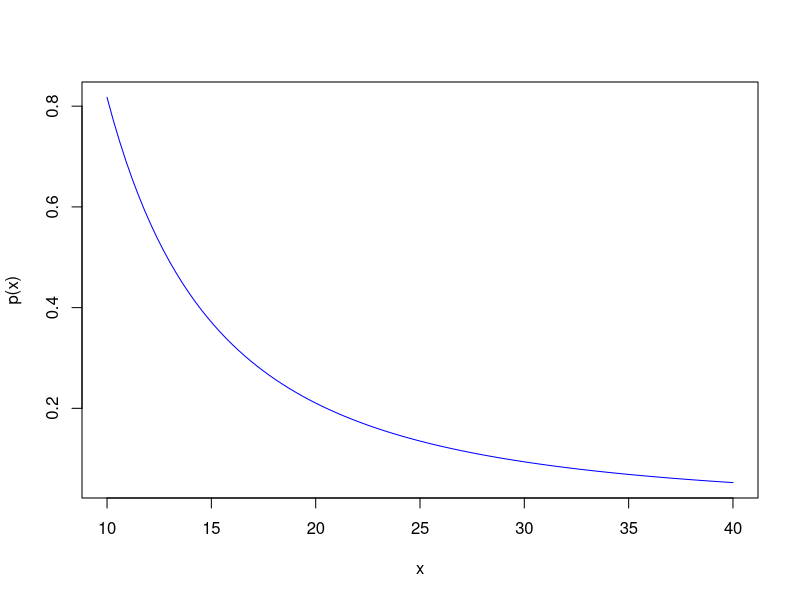

Reproduce this figure in R.
#Grupo 10
#Integrantes:
#Anderson Rodrigues 11096215
#André Schittini 21016814
#Daniel Badajoz 11056607
#Gustavo S. de Paula 21085415
#Icaro Olinda 11063713
#Luane Souza 11051413
#Marcos V. F. de Oliveira 11067212
#Mariana Assumpção 11109910

options(digits=22)
Main = function(){
	#Extremos
	a = 1
	b = 1.5
	#Número de partições
	n = 10
	#Solução no extremo inicial
	Alpha = sol(a)
	#Solução no extremo final	
	Beta = sol(b)
	#Tamanho total do intervalo
	h = h_creator(n,a,b) 
	#Tolerância ao erro para os métodos de resolução dos sistemas matriciais
	tol=10^(-6)
	#Numero máximo de interações que serão executadas pelos metodos de resolução de sitemas matriciais
	N_max=10^10
	#Estimando os valores da solução y(t) nos pontos igualmente espaçados
	x = x_creator(n,h,a)
	#Calcula a o valor da função na malha de pontos
	ysol=Solucao(n,x)	
	#Cria e preenche a matriz com os termos dependentes
	Matriz = Gerar.Matriz(n,h,x)
	#Cria e preenche o vetor com os termos independentes
	Vetor=Gerar.Vetor.Term.Inde(n,h,x,Alpha,Beta)
	#Cria uma matriz com os termos dependentes e independentes
	MatrizMerged = Matriz
	MatrizMerged<-cbind(MatrizMerged,Vetor)[,c(1:(length(MatrizMerged[1,])+1))]

	# Merged Matrix debug:
	 print("Exibindo a Matriz")
	 print(Matriz)
	 print("Exibindo o Vetor")
	 print(Vetor)	
	# print("MatrizMerged")
	# print(MatrizMerged)

	#Solução utilizando metodos internos do R
	#yR = solve(Matriz,Vetor)
	
	#Solução utilizando metodo Jacobi
	yJacobi= Jacobi(n, h, x, Matriz, Vetor, tol, N_max)
	#Solução utilizando metodo de Eliminação de Gauss
	yEliminGauss = EliminGauss(MatrizMerged)
	#Solução utilizando metodo de Gauss Seidel
	yGaussSeidel = Gauss.Seidel(n, h, x, Matriz, Vetor, tol, N_max)

	#LAGRANGE
	#N_Lagrange = n-2
	#p_Lagrange = array(0,c(N_Lagrange))
	#for(i in 1:(n-1)){		
	#		p_Lagrange[i] = Interpolador.Lagrange(N_Lagrange,n,x[i],x,ysol)
	#	}
	
	#Transposição do vetor coluna
	#dim(yR) = NULL

	#Soluções encontradas
	print("A solução da equação nos pontos x ysol:")
	print(ysol)
	
	#print("Solução R: ")
	#print(yR)
	print("Solução aproximada porJacobi: ")
	print(yJacobi)
	
	print("Solução aproximada por Eliminação de Gauss: ")
	print(yEliminGauss)
	
	print("Solução aproximada por Gauss Seidel: ")
	print(yGaussSeidel)

	#print("Solução Lagrange: ")
	#print(p_Lagrange)
	
	
	
	#Exibição em gráfico cartesiano sem os extremos 'a' e 'b'
	#plot(x,ysol, type="l", pch=1, lty=1, col="black",ann = FALSE)
	#lines(x,yR, type="o", lty=1,col="black")
	#lines(x,yJacobi, type="p", pch=3, col="blue")
	#lines(x,yGaussSeidel, type="p", pch=1, col="green")	
	#lines(x,yEliminGauss, type="p", pch=5, col="black")
	#lines(x,p_Lagrange, type="o", lty=1, col="black")
	#Nomeia os eixos x e y na cor preta
	title(xlab="X", col.lab=rgb(0,0,0))
	title(ylab="Y", col.lab=rgb(0,0,0))
	
	
}
	
Qx = function(x){
	return(16*x^2+28+((6)/x^2))
	}

Rx = function(x){
	return(0)
	}
#Solução
	sol = function(x){return((x^3)*exp(2*x^2))}

h_creator=function(n,a,b){
	h = (b-a)/n 
	return (h)
}
x_creator=function(n,h,a){
	x = array(0,c(n - 1))
	for(i in 1:(n - 1)){
		x[i] = a + (i*h)
	}
	return (x)
}
Solucao=function(n,x){
	ysol = array(0,c(n - 1))
	for(i in 1:(n - 1)){
		ysol[i] = sol(x[i])		#Qx(x[i])*sol(x[i]) + Rx(x[i])
	}
	return (ysol)
}
#Método para gerar a Matriz
Gerar.Matriz = function(n,h,x){
		#Definindo a matriz do sistema de equações
		M = array(0,c(n-1,n-1))

		#Preenchendo a diagonal principal da matriz com:
		for (i in 1 : (n-1)){
			M[i,i] = 2 + (h^2 * Qx(x[i]))
		}

		#Preenchendo as diagonais adjacentes com -1
		for(i in 1 : (n-2)){
			M[i+1,i] = -1
			M[i,i+1] = -1
		}
		return (M)
	}

#Método gerar vetor INDEPENDENTES
Gerar.Vetor.Term.Inde=function(n,h,x,Alpha,Beta){
		#CONSTRUINDO O VETOR DE TERMOS INDEPENDENTES
		#Definindo o vetor de soluções do sistema
		v = array(0,c(n-1,1))

		#Preenchendo o vetor solução
		for(i in 1:(n-1)){
			v[i,1] = -h^2*Rx(x[i])
		}
		v[1,1] = v[1,1] + Alpha
		v[n-1,1] = v[n-1,1] + Beta
		return (v)
	}
	
#Metodo de resolução de sistemas matriciais por Jacobi
Jacobi=function(n, h, x, Matriz, Vetor, tol, N_max){
		w_0 = array(0,c(n-1))	#Criação do vetor w_0 que é a solução de "chute"
		for(i in 1:(n-1)){
			w_0[i]= 0	#"Chute" inicial
		}
		#Criação dos vetores w 
		w_old = array(0,c(n-1))	
		w_new = array(0,c(n-1))
		
		for(i in 1:(n-1)){
			w_old[i] = w_0[i] + (2*tol)
			w_new[i] = w_0[i]
		}
		norma= abs(max(w_new - w_old))		#modulo da maior diferença entre os valores dos vetores w
		iter=0
		
		#Laço para cálculos do método
		while(norma>tol && iter <N_max){
			iter=iter+1
			w_old=w_new
			w_new[1]=(1/(2+h^2*Qx(x[1])))*(Vetor[1]+w_old[2])
			w_new[n-1]=(1/(2+h^2*Qx(x[n-1])))*(Vetor[n-1]+w_old[n-2])
			for(i in 2:(n-2)){
				w_new[i]=(1/(2+h^2*Qx(x[i])))*(Vetor[i]+w_old[i-1]+w_old[i+1])
			}
			norma= abs(max(w_new-w_old))
		}
		return(w_new)
	}

#Metodo de resolução de sistemas matriciais por Eliminação de Gauss
EliminGauss=function(MatrixtoSolve){
	#turn the inputed matrix in a triangular matrix
	triangularMatrix = EliminGauss.toTriangular(MatrixtoSolve)
	# # -- debug
	# print("triangularMatrix: ")
	# print(triangularMatrix)

	# solves the linear system
	solvedSystem = EliminGauss.solveSystem(triangularMatrix)
	# # -- debug
	# print("solvedSystem: ")
	# print(solvedSystem)
	dim(solvedSystem) = NULL

	return(solvedSystem)
}

# Transforma a matriz em uma matriz triangular
EliminGauss.toTriangular=function(M){

	matrixLines= length(M[,1])    # length of first column in M
	matrixColumns = length(M[1,]) #length of first line in M

	# -- lines iteration
	for (i in 1:matrixLines){

		if(i==1){   # do nothing in first line
		next
		}

		# -- columns iteration
		for(j in 1:matrixColumns){

			# It's not a pivot
			if(i<=j){ 
				next
			}

			# It's a pivot:
			pivot = M[i,j]/M[j,j]

			# Calculate each column for actual pivot
			for(k in j:length(M[1,])){    
				M[i,k]= M[i,k]-pivot*M[j,k]
			}

			# iteration debug:
			# strLine = "line"
			# strCol = "column"
			# strAux = paste(strLine,i,",",strCol,j)
			# print(strAux)
			# print(paste("pivot",pivot))
			# print(M);

		}
	}

	return(M)
}


#Encontra os valores de cada variável
EliminGauss.solveSystem=function(M){
 	# length of first column in M
	matrixLines= length(M[,1])   
	# length of first line in M
	matrixColumns = length(M[1,]) 
	# number of variables on system
	numVar = matrixLines       
	# column of independent terms
	indepTerm = matrixColumns  

	# Create and start fill each element in output vector with zero
	outVector= c(1: numVar)
	for(el in outVector){
		outVector[el]=0
	}

	# Iterate lines in matrix from down to up
	for(var in numVar:1){

		# store the independent term
		outVector[var] = M[var,indepTerm]

		# solve the last line
		if(var>=numVar){ 
			outVector[var] = outVector[var]/M[var,var]
		next
		}

		# Iterate column in matrix from right to left
		for(i in numVar:(var+1)){

			outVector[var] = outVector[var] - M[var,i]*outVector[i]

			# iteration debug:
			# strLine = "line"
			# strCol = "column"
			# strAux = paste(strLine,var,",",strCol,i)
			# print(strAux)
		}

		outVector[var] = outVector[var]/M[var,var]

		# iteration output debug:
		# print(outVector)
	}

	return(matrix(outVector,numVar,1,FALSE))

}

#Metodo de resolução de sistemas matriciais por Gauss Seidel
Gauss.Seidel=function(n, h, x, Matriz, Vetor, tol, N_max){
		w_0 = array(0,c(n-1))
		for(i in 1:(n-1)){
			w_0[i]= 0
		}
		w_old = array(0,c(n-1))
		w_new = array(0,c(n-1))
		for(i in 1:(n-1)){
			w_old[i] = w_0[i] + (2*tol)
			w_new[i] = w_0[i]
		}
		norma= abs(max(w_new - w_old))
		iter=0
		while(norma>tol && iter <N_max){
			iter=iter+1
			w_old=w_new
			w_new[1]=(1/(2+h^2*Qx(x[1])))*(Vetor[1]+w_old[2])			
			for(i in 2:(n-2)){
				w_new[i]=(1/(2+h^2*Qx(x[i])))*(Vetor[i]+w_old[i-1]+w_old[i+1])			
			}
			w_new[n-1]=(1/(2+h^2*Qx(x[n-1])))*(Vetor[n-1]+w_old[n-2])
			norma= abs(max(w_new-w_old))
		}
		return(w_new)		
}	

#Método para criação do polinomio de Lagrange
#sendo N_Lagrange o grau do polinomio, x o ponto, X vetor de pontos, y solução aproximada
Interpolador.Lagrange = function(N_Lagrange,n, x, X, y){			
    N_Lagrange=N_Lagrange+1
	P_L_final=0 
	grau=2
	#Laço para realizar a somatória dos L(x) calculados em P_L_parcial
    for(i in 1:(N_Lagrange)){
		P_L_parcial=1.0  
		
		#Laço para realizar a produtoria e gerar os L(x)	
	   for(j in 1:(N_Lagrange)){                    
          if(j!=i){
				P_L_parcial= P_L_parcial * (x-X[j])/(X[i]-X[j])							
			}
       }       
	   
	   P_L_final=P_L_final + P_L_parcial*y[i]
	   grau=grau*2
	}		
	#print("grau")
	#print(grau)
	return (P_L_final)
}


#ERROS | Análise em função de X
erros_x=function(a,b){
	n=array(0,c(8))
	for(i in 1:(8)){
		n[i]= 40 + 5*i
		}
	
	z=1	
	#Tolerância ao erro para os métodos de resolução dos sistemas matriciais
	tol=10^(-9)
	#Numero máximo de interações que serão executadas pelos metodos de resolução de sitemas matriciais
	N_max=10^5
	while(z <= 8){								
		En = array(0,c(n[z]-1))	
		#Solução no extremo inicial
		Alpha = sol(a)
		#Solução no extremo final	
		Beta = sol(b)
		#Tamanho total do intervalo
		h = h_creator(n[z],a,b) 	
		#Estimando os valores da solução y(t) nos pontos igualmente espaçados
		x = x_creator(n[z],h,a)	
		ysol=Solucao(n[z],x)	
		#Cria e preenche a matriz com os termos dependentes
		Matriz = Gerar.Matriz(n[z],h,x)
		#Cria e preenche o vetor com os termos independentes
		Vetor=Gerar.Vetor.Term.Inde(n[z],h,x,Alpha,Beta)
		#Cria uma matriz com os termos dependentes e independentes
		MatrizMerged = Matriz
		MatrizMerged<-cbind(MatrizMerged,Vetor)[,c(1:(length(MatrizMerged[1,])+1))]		
		#Solução utilizando metodo Jacobi
		#yJacobi= Jacobi(n[z], h, x, Matriz, Vetor, tol, N_max)
		#Solução utilizando metodo de Eliminação de Gauss
		#yEliminGauss = EliminGauss(MatrizMerged)
		#Solução utilizando metodo de Gauss Seidel
		yGaussSeidel = Gauss.Seidel(n[z], h, x, Matriz, Vetor, tol, N_max)		
		for(i in 1:n[z]-1){
			En[i] = abs(ysol[i] - yEliminGauss[i])
		}
		#En = log10(En)
		if(z==1){plot((x),((En)), type="p", pch=1, lty=2, col="black",ylim=c(0,4*10^-2),xlim=c(1,1.6),ann = FALSE)}
		if(z>1){lines(x,En, type="p", lty=1, col="black")}
		#En[z] = abs(ysol - yGaussSeidel)
		#En[z] = abs(ysol - yJacobi)
		z=z+1		
	}
	
	#n = log10(n)
	#Exibição em gráfico cartesiano sem os extremos 'a' e 'b'
	#plot((n),((En)), type="p", pch=1, lty=2, col="black",ann = FALSE)
	#lines(x,p_Lagrange, type="o", lty=1, col="black")
	#Nomeia os eixos x e y na cor preta
	#title(xlab="X", col.lab=rgb(0,0,0))
	#title(ylab="ERRO", col.lab=rgb(0,0,0))
	#Minimos_Quadrados(En,n)	
	#Minimos_Quadrados_log(En,n)	
}
#ERROS | Análise EM FUNÇÃO DE N
erros_N=function(a,b){
	n=array(0,c(7))
	for(i in 1:(7)){
		n[i]=5 + 5*i
		}
	z=1	
	En = array(0,c(7))	
	#Tolerância ao erro para os métodos de resolução dos sistemas matriciais
	tol=10^(-9)
	#Numero máximo de interações que serão executadas pelos metodos de resolução de sitemas matriciais
	N_max=10^5
	while(z <= 7){								
		#Solução no extremo inicial
		Alpha = sol(a)
		#Solução no extremo final	
		Beta = sol(b)
		#Tamanho total do intervalo
		h = h_creator(n[z],a,b) 	
		#Estimando os valores da solução y(t) nos pontos igualmente espaçados
		x = x_creator(n[z],h,a)	
		ysol=Solucao(n[z],x)	
		#Cria e preenche a matriz com os termos dependentes
		Matriz = Gerar.Matriz(n[z],h,x)
		#Cria e preenche o vetor com os termos independentes
		Vetor=Gerar.Vetor.Term.Inde(n[z],h,x,Alpha,Beta)
		#Cria uma matriz com os termos dependentes e independentes
		MatrizMerged = Matriz
		MatrizMerged<-cbind(MatrizMerged,Vetor)[,c(1:(length(MatrizMerged[1,])+1))]		
		#Solução utilizando metodo Jacobi
		#yJacobi= Jacobi(n[z], h, x, Matriz, Vetor, tol, N_max)
		#Solução utilizando metodo de Eliminação de Gauss
		yEliminGauss = EliminGauss(MatrizMerged)
		#Solução utilizando metodo de Gauss Seidel
		#yGaussSeidel = Gauss.Seidel(n[z], h, x, Matriz, Vetor, tol, N_max)		
		
		#ERRO ESTAVA AQUI
		En[z] = max(abs(yEliminGauss - ysol)) #OBS: O ERRO ESTAVA NESSA SUBTRAÇÃO, SENDO QUE A MESMA ESTAVA INVERTIDA
		#print("yEliminGauss - ysol")
		#print(yEliminGauss - ysol)
		#print(abs(yEliminGauss - ysol))
		#print(max(abs(yEliminGauss - ysol)))
		z=z+1		
	}
	print("Valores do Erro:")
	for(d in 1:(7)){
		print(En[d])
		}		
		
	#En = log10(En)
	#n = log10(n)
	
	#Exibição em gráfico cartesiano sem os extremos 'a' e 'b'
	#plot((n),((En)), type="p", pch=1, lty=2, col="black",ann = FALSE)
	#lines(x,p_Lagrange, type="o", lty=1, col="black")
	#Nomeia os eixos x e y na cor preta
	#title(xlab="N", col.lab=rgb(0,0,0))
	#title(ylab="ERRO", col.lab=rgb(0,0,0))
	
	#title(xlab="Log10 N", col.lab=rgb(0,0,0))
	#title(ylab="Log10 ERRO", col.lab=rgb(0,0,0))
	
	Minimos_Quadrados(En,n)	
	#Minimos_Quadrados_log(En,n)	
}


Minimos_Quadrados=function(En,Nerro){
	f_1=function(x){return (1/x)}
	f_2=function(x){return (1/x^2)}
	f_3=function(x){return (1/x^3)}
	tab = array(0,c(length(En),3))
	for(i in 1: length(En)){
		tab[i,1]=f_1(Nerro[i])
		tab[i,2]=f_2(Nerro[i])
		tab[i,3]=f_3(Nerro[i])
	}
	M=array(0,c(3,3))
	w=array(0,c(3,1))
	for(i in 1:3){
		for(j in 1:3){
			for(k in 1:length(En)){
				M[i,j] = M[i,j] + tab[k,i]*tab[k,j]
			}
		}
	}
	for(i in 1:3){
		for(k in 1:length(En)){
			w[i] = w[i] + tab[k,i]*En[k]
		}
	}
	coef = solve(M,w)
	
	p=function(x){return(coef[1,1]/x + coef[2,1]/x^2 + coef[3,1]/x^3)}
	#plot((Nerro),(En),type="p", pch=1, lty=2, col="red",ann = FALSE)
	par(new=TRUE)
	curve(p, from=10, to=40, col="blue")
	#title(xlab="N", col.lab=rgb(0,0,0))
	#title(ylab="ERRO", col.lab=rgb(0,0,0))
	
	#Valores dos Coeficientes da equação fi
	print("coef[1,1]")
	print(coef[1,1])
	print("coef[2,1]")
	print(coef[2,1])
	print("coef[3,1]")
	print(coef[3,1])
	
	#Calculando o valor de N para certos valores de tolerância do Erro
	TOL = 10^-5
	print("Raiz de n para TOL = 10^-5. Usando Metodo de Newton")
	print(Newton(10^4,10^-4,1,TOL,coef))
	print("Raiz para TOL = 10^-5. Usando Metodo da Bisseccao")
	print(Bisseccao(1,10^3,10^-6,TOL,coef))
}

Minimos_Quadrados_log=function(En,Nerro){
	f_1=function(x){return (1)}
	f_2=function(x){return (1/x^2)}
	tab = array(0,c(length(En),2))
	for(i in 1: length(En)){
		tab[i,1]=f_1(Nerro[i])
		tab[i,2]=f_2(Nerro[i])
	}
	M=array(0,c(2,2))
	w=array(0,c(2,1))
	for(i in 1:2){
		for(j in 1:2){
			for(k in 1:length(En)){
				M[i,j] = M[i,j] + tab[k,i]*tab[k,j]
			}
		}
	}
	for(i in 1:2){
		for(k in 1:length(En)){
			w[i] = w[i] + tab[k,i]*En[k]
		}
	}
	coef = solve(M,w)
	
	p=function(x){return(coef[1,1] - coef[2,1]*x)}
	par(new=TRUE)
	curve(p, from=10, to=40, col="blue")
	title(xlab="N", col.lab=rgb(0,0,0))
	title(ylab="ERRO", col.lab=rgb(0,0,0))
	
	
	#Valores do coeficiente da reta
	print("coef[1,1]")
	print(coef[1,1])
	print("coef[2,1]")
	print(coef[2,1])	
	
	#Calculando o valor de N para certos valores de tolerância do Erro
	TOL = 10^-4
	print("Raiz para TOL = 10^-4. Usando Metodo de Newton")
	print(Newton(10^4,10^-6,1,TOL,coef))
	print("Raiz para TOL = 10^-4. Usando Metodo da Bisseccao")
	print(Bisseccao(1,10^4,10^-6,TOL,coef))
}


Newton=function(N_max,prec,X_0,TOL,coef){
	f=function(x){return(coef[1,1]/x + coef[2,1]/x^2 + coef[3,1]/x^3 - TOL)}
	derivF = function(x){return((-1)*coef[1,1]/x^2 + (-2)*coef[2,1]/x^3 + (-3)*coef[3,1]/x^4)}
	i=1
	x=X_0
	while(f(x-prec)*f(x+prec)> 0 && i < N_max){
		x = x-f(x)/derivF(x) 
		i=i+1
	}
	return (x)
}

Bisseccao=function(m,M,tol,TOL,coef){
	f=function(x){return(coef[1,1]/x + coef[2,1]/x^2 + coef[3,1]/x^3 - TOL)}
	i = 0      # variável que conta o número de passos do algoritmo
	
	raiz = 0.5*(m+M)
	while(f(raiz-tol)*f(raiz+tol) > 0) # laço de aplicação do método. O método para quando o tamanho do intervalo de busca for
	{                           # inferior à tolerância tol desejada. Isso garante que a distância entre a raíz da equação
                             # e a aproximação raiz seja no máximo tol.
	raiz = 0.5*(m+M)
	if(f(raiz)*f(m) < 0)  # verifica se a raíz está no intervalo [m, raiz]
	{
		M = raiz
	}
	if(f(raiz)*f(m) > 0 || f(raiz)*f(m) == 0)  # verifica se a raíz está no intervalo [raiz, M]
	{
		m = raiz
	}

	i = i + 1
	return(raiz)
	}
}

#n=10
#Main(n)
a=1
b=1.5
erros_N(a,b)
